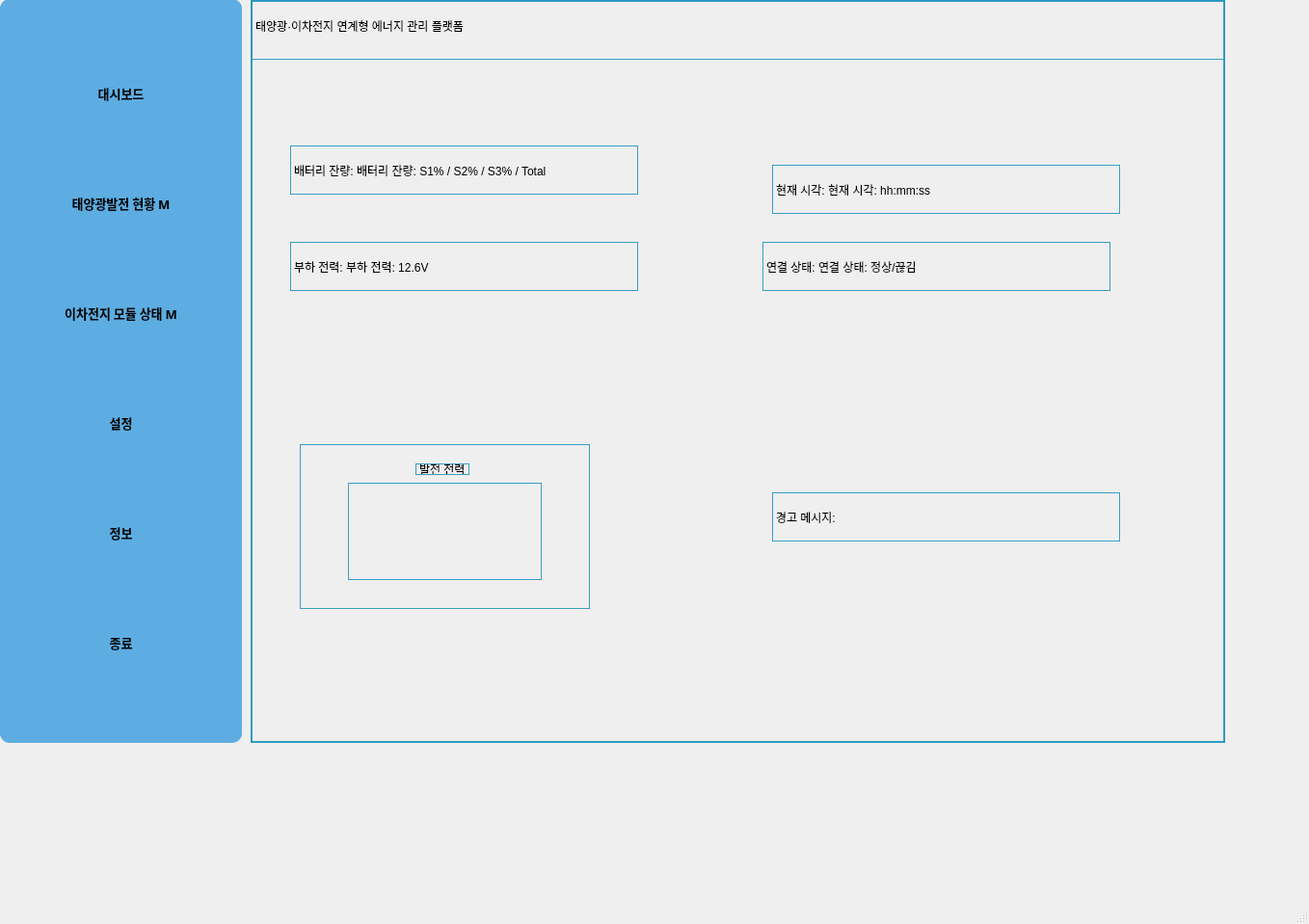
<?xml version="1.0" encoding="UTF-8"?>
<ui version="4.0">
 <class>MainWindow</class>
 <widget class="QMainWindow" name="MainWindow">
  <property name="geometry">
   <rect>
    <x>0</x>
    <y>0</y>
    <width>1358</width>
    <height>959</height>
   </rect>
  </property>
  <property name="minimumSize">
   <size>
    <width>120</width>
    <height>40</height>
   </size>
  </property>
  <property name="font">
   <font>
    <family>Adobe Heiti Std</family>
    <pointsize>20</pointsize>
   </font>
  </property>
  <property name="windowTitle">
   <string>MainWindow</string>
  </property>
  <widget class="QWidget" name="centralwidget">
   <widget class="QFrame" name="frame">
    <property name="geometry">
     <rect>
      <x>0</x>
      <y>0</y>
      <width>251</width>
      <height>771</height>
     </rect>
    </property>
    <property name="styleSheet">
     <string notr="true">background-color :#5dade2;
border-radius: 10px;</string>
    </property>
    <property name="frameShape">
     <enum>QFrame::StyledPanel</enum>
    </property>
    <property name="frameShadow">
     <enum>QFrame::Raised</enum>
    </property>
    <widget class="QWidget" name="verticalLayoutWidget">
     <property name="geometry">
      <rect>
       <x>0</x>
       <y>-1</y>
       <width>251</width>
       <height>771</height>
      </rect>
     </property>
     <layout class="QVBoxLayout" name="verticalLayout">
      <item>
       <widget class="QPushButton" name="btn_dashboard">
        <property name="font">
         <font>
          <family>Adobe 고딕 Std B</family>
          <pointsize>10</pointsize>
          <weight>75</weight>
          <bold>true</bold>
         </font>
        </property>
        <property name="layoutDirection">
         <enum>Qt::LeftToRight</enum>
        </property>
        <property name="styleSheet">
         <string notr="true">color: black;
border-radius: 8px;</string>
        </property>
        <property name="text">
         <string>대시보드</string>
        </property>
       </widget>
      </item>
      <item>
       <widget class="QPushButton" name="btn_pv_status">
        <property name="sizePolicy">
         <sizepolicy hsizetype="Preferred" vsizetype="Fixed">
          <horstretch>0</horstretch>
          <verstretch>0</verstretch>
         </sizepolicy>
        </property>
        <property name="font">
         <font>
          <family>Adobe 고딕 Std B</family>
          <pointsize>10</pointsize>
          <weight>75</weight>
          <bold>true</bold>
         </font>
        </property>
        <property name="styleSheet">
         <string notr="true">
color: #black;
border-radius: 8px;</string>
        </property>
        <property name="text">
         <string>태양광발전 현황 M</string>
        </property>
        <property name="iconSize">
         <size>
          <width>25</width>
          <height>25</height>
         </size>
        </property>
       </widget>
      </item>
      <item>
       <widget class="QPushButton" name="btn_batt_module">
        <property name="font">
         <font>
          <family>Adobe 고딕 Std B</family>
          <pointsize>10</pointsize>
          <weight>75</weight>
          <bold>true</bold>
         </font>
        </property>
        <property name="styleSheet">
         <string notr="true">color: black;
</string>
        </property>
        <property name="text">
         <string>이차전지 모듈 상태 M</string>
        </property>
       </widget>
      </item>
      <item>
       <widget class="QPushButton" name="btn_settings">
        <property name="font">
         <font>
          <family>Adobe 고딕 Std B</family>
          <pointsize>10</pointsize>
          <weight>75</weight>
          <bold>true</bold>
         </font>
        </property>
        <property name="styleSheet">
         <string notr="true">color: black;
border-radius: 8px;</string>
        </property>
        <property name="text">
         <string>설정</string>
        </property>
       </widget>
      </item>
      <item>
       <widget class="QPushButton" name="btn_info">
        <property name="font">
         <font>
          <family>Adobe 고딕 Std B</family>
          <pointsize>10</pointsize>
          <weight>75</weight>
          <bold>true</bold>
         </font>
        </property>
        <property name="styleSheet">
         <string notr="true">color: black;
border-radius: 8px;</string>
        </property>
        <property name="text">
         <string>정보</string>
        </property>
       </widget>
      </item>
      <item>
       <widget class="QPushButton" name="btn_exit">
        <property name="font">
         <font>
          <family>Adobe 고딕 Std B</family>
          <pointsize>10</pointsize>
          <weight>75</weight>
          <bold>true</bold>
         </font>
        </property>
        <property name="styleSheet">
         <string notr="true">color: black;
border-radius: 8px;</string>
        </property>
        <property name="text">
         <string>종료</string>
        </property>
       </widget>
      </item>
     </layout>
    </widget>
    <widget class="QPushButton" name="pushButton_7">
     <property name="geometry">
      <rect>
       <x>160</x>
       <y>710</y>
       <width>249</width>
       <height>16</height>
      </rect>
     </property>
     <property name="font">
      <font>
       <family>Adobe 고딕 Std B</family>
       <pointsize>10</pointsize>
       <weight>75</weight>
       <bold>true</bold>
      </font>
     </property>
     <property name="styleSheet">
      <string notr="true">color: black;
border-radius: 8px;</string>
     </property>
     <property name="text">
      <string>정보</string>
     </property>
    </widget>
   </widget>
   <widget class="QFrame" name="frame_2">
    <property name="geometry">
     <rect>
      <x>260</x>
      <y>0</y>
      <width>1011</width>
      <height>771</height>
     </rect>
    </property>
    <property name="styleSheet">
     <string notr="true">border: 1px solid rgba(37,150,190,0.9); 
           </string>
    </property>
    <property name="frameShape">
     <enum>QFrame::StyledPanel</enum>
    </property>
    <property name="frameShadow">
     <enum>QFrame::Raised</enum>
    </property>
    <widget class="QStackedWidget" name="stackedWidget">
     <property name="geometry">
      <rect>
       <x>0</x>
       <y>0</y>
       <width>1011</width>
       <height>771</height>
      </rect>
     </property>
     <property name="currentIndex">
      <number>0</number>
     </property>
     <widget class="QWidget" name="page">
      <widget class="QLabel" name="label">
       <property name="geometry">
        <rect>
         <x>0</x>
         <y>-10</y>
         <width>1011</width>
         <height>71</height>
        </rect>
       </property>
       <property name="text">
        <string>태양광·이차전지 연계형 에너지 관리 플랫폼</string>
       </property>
      </widget>
      <widget class="QLabel" name="lbl_batt_soc">
       <property name="geometry">
        <rect>
         <x>40</x>
         <y>150</y>
         <width>361</width>
         <height>51</height>
        </rect>
       </property>
       <property name="text">
        <string>배터리 잔량: 배터리 잔량: S1% / S2% / S3% / Total</string>
       </property>
      </widget>
      <widget class="QLabel" name="lbl_current_time">
       <property name="geometry">
        <rect>
         <x>540</x>
         <y>170</y>
         <width>361</width>
         <height>51</height>
        </rect>
       </property>
       <property name="text">
        <string>현재 시각: 현재 시각: hh:mm:ss</string>
       </property>
      </widget>
      <widget class="QLabel" name="lbl_load_power">
       <property name="geometry">
        <rect>
         <x>40</x>
         <y>250</y>
         <width>361</width>
         <height>51</height>
        </rect>
       </property>
       <property name="text">
        <string>부하 전력: 부하 전력: 12.6V</string>
       </property>
      </widget>
      <widget class="QLabel" name="lbl_connection_status">
       <property name="geometry">
        <rect>
         <x>530</x>
         <y>250</y>
         <width>361</width>
         <height>51</height>
        </rect>
       </property>
       <property name="text">
        <string>연결 상태: 연결 상태: 정상/끊김</string>
       </property>
      </widget>
      <widget class="QFrame" name="frame_3">
       <property name="geometry">
        <rect>
         <x>50</x>
         <y>460</y>
         <width>301</width>
         <height>171</height>
        </rect>
       </property>
       <property name="frameShape">
        <enum>QFrame::StyledPanel</enum>
       </property>
       <property name="frameShadow">
        <enum>QFrame::Raised</enum>
       </property>
       <widget class="QLabel" name="label_7">
        <property name="geometry">
         <rect>
          <x>120</x>
          <y>20</y>
          <width>56</width>
          <height>12</height>
         </rect>
        </property>
        <property name="text">
         <string>발전 전력</string>
        </property>
       </widget>
       <widget class="QWidget" name="graph_pv_power" native="true">
        <property name="geometry">
         <rect>
          <x>50</x>
          <y>40</y>
          <width>201</width>
          <height>101</height>
         </rect>
        </property>
       </widget>
      </widget>
      <widget class="QLabel" name="lbl_warning_msg">
       <property name="geometry">
        <rect>
         <x>540</x>
         <y>510</y>
         <width>361</width>
         <height>51</height>
        </rect>
       </property>
       <property name="text">
        <string>경고 메시지: </string>
       </property>
      </widget>
     </widget>
     <widget class="QWidget" name="page_2"/>
    </widget>
   </widget>
  </widget>
  <widget class="QStatusBar" name="statusbar"/>
 </widget>
 <resources/>
 <connections/>
</ui>
